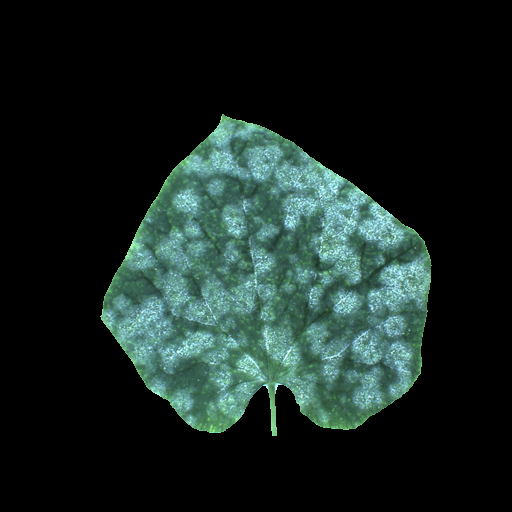
#> input picture visulizaiton/ori.png, 512 x 512 px
$ python test.py
#> lines starting #> are read from the running program, lines starting #| are printed output that depends on the picture
'''
debug 测试用的
'''
# %%
import skimage.io as io
import numpy as np
# %%
img = io.imread('./visulizaiton/ori.png', 1)
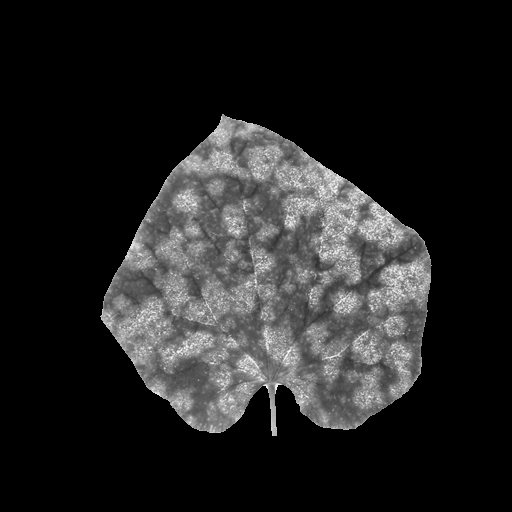
#> img: shape (512, 512) float64; min 0, max 0.987, mean 0.137
# %%
np.sum(img != 0)
# %%
img = io.imread('./visulizaiton/img.png', 1)
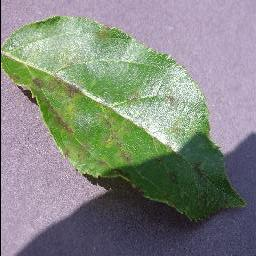
#> input picture visulizaiton/img.png, 256 x 256 px
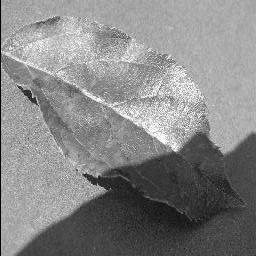
#> img: shape (256, 256) float64; min 0.00333, max 0.999, mean 0.528
# %%
np.sum(img != 0)
# %%
